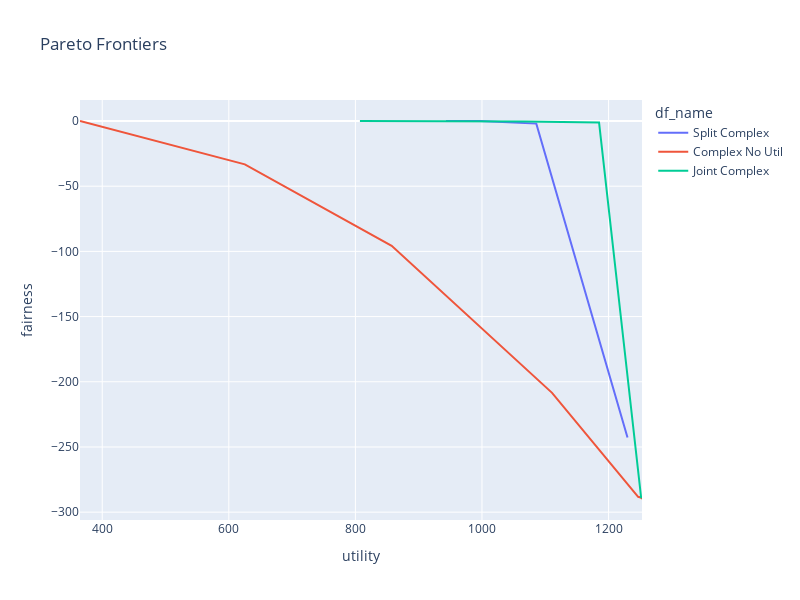

The cell this chart's notebook holds for it:
### Code cell
# Optimal point is the point with the highest fairness and the highest utility. Fpor each df, extract the pareto frontier
def find_pareto_frontier(df):
    df = df.sort_values('fairness', ascending=False)
    if len(df) == 0:
        print('Empty dataframe')
        print(df)
        return pd.DataFrame(columns=df.columns)
    pareto_frontier = [df.iloc[0]]
    for i in range(1, len(df)):
        if df.iloc[i].utility > pareto_frontier[-1].utility:
            pareto_frontier.append(df.iloc[i])
    return pd.DataFrame(pareto_frontier)

pareto_simplesplit = find_pareto_frontier(splitsimple_sorted)
pareto_complexsplit = find_pareto_frontier(splitcomplex_sorted)
pareto_simplenoutil = find_pareto_frontier(simplenoutil_sorted)
pareto_complexnoutil = find_pareto_frontier(complexnoutil_sorted)
pareto_jointsimple = find_pareto_frontier(jointsimple_sorted)
pareto_jointcomplex = find_pareto_frontier(jointcomplex_sorted)

pareto_simplesplit['df_name'] = 'Split Simple'
pareto_complexsplit['df_name'] = 'Split Complex'
pareto_simplenoutil['df_name'] = 'Simple No Util'
pareto_complexnoutil['df_name'] = 'Complex No Util'
pareto_jointsimple['df_name'] = 'Joint Simple'
pareto_jointcomplex['df_name'] = 'Joint Complex'

pareto_combined = pd.concat([pareto_simplesplit, pareto_complexsplit, pareto_simplenoutil, pareto_complexnoutil, pareto_jointsimple, pareto_jointcomplex])
# pareto_combined = pd.concat([pareto_simplesplit, pareto_simplenoutil, pareto_jointsimple])

fig = px.line(pareto_combined, x='utility', y='fairness', color='df_name', title='Pareto Frontiers')
fig.update_layout(width=800, height=600)
fig.show()

### Figure 1 — Plotly figure (JSON) as saved in the notebook; plotly's stock layout.template omitted (floating-point values rounded to 4 significant figures)
{"data": [{"hovertemplate": "df_name=Split Complex<br>utility=%{x}<br>fairness=%{y}<extra></extra>", "legendgroup": "Split Complex", "line": {"color": "#636efa", "dash": "solid"}, "marker": {"symbol": "circle"}, "mode": "lines", "name": "Split Complex", "orientation": "v", "showlegend": true, "type": "scatter", "x": [943.1, 961.9, 997.0, 1086.0, 1230.0], "xaxis": "x", "y": [-0.001587, -0.01745, -0.0219, -2.003, -242.8], "yaxis": "y"}, {"hovertemplate": "df_name=Complex No Util<br>utility=%{x}<br>fairness=%{y}<extra></extra>", "legendgroup": "Complex No Util", "line": {"color": "#EF553B", "dash": "solid"}, "marker": {"symbol": "circle"}, "mode": "lines", "name": "Complex No Util", "orientation": "v", "showlegend": true, "type": "scatter", "x": [364.9, 625.3, 857.3, 1111.0, 1247.0, 1247.0, 1252.0, 1253.0], "xaxis": "x", "y": [-0.00461, -33.25, -95.78, -208.5, -288.2, -288.2, -288.9, -289.9], "yaxis": "y"}, {"hovertemplate": "df_name=Joint Complex<br>utility=%{x}<br>fairness=%{y}<extra></extra>", "legendgroup": "Joint Complex", "line": {"color": "#00cc96", "dash": "solid"}, "marker": {"symbol": "circle"}, "mode": "lines", "name": "Joint Complex", "orientation": "v", "showlegend": true, "type": "scatter", "x": [807.2, 1068.0, 1185.0, 1252.0], "xaxis": "x", "y": [-0.007082, -0.3408, -1.07, -289.3], "yaxis": "y"}], "layout": {"height": 600, "legend": {"title": {"text": "df_name"}, "tracegroupgap": 0}, "title": {"text": "Pareto Frontiers"}, "width": 800, "xaxis": {"anchor": "y", "domain": [0, 1], "title": {"text": "utility"}}, "yaxis": {"anchor": "x", "domain": [0, 1], "title": {"text": "fairness"}}}}
